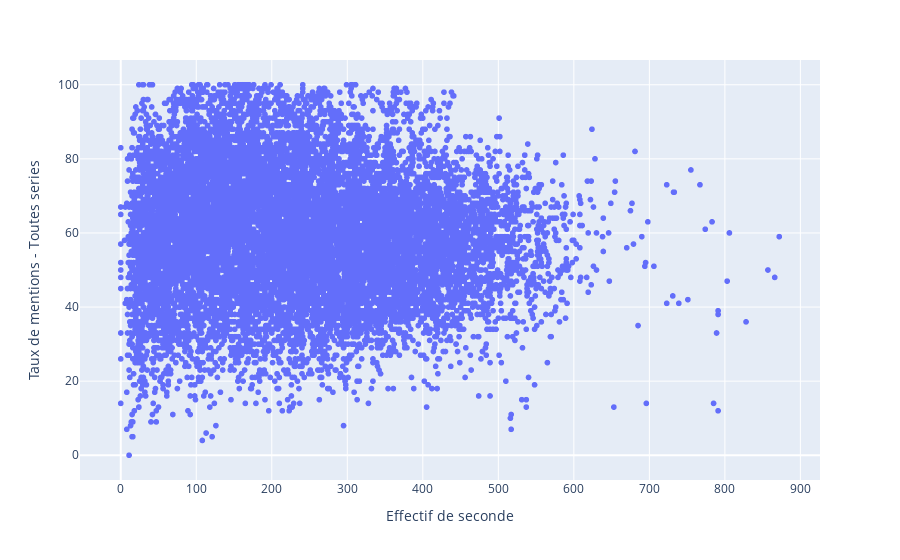

The notebook cell saved with this chart:
### Code cell
fig = px.scatter(ips_res_df, x="Effectif de seconde", y="Taux de mentions - Toutes series")
fig.show()

### Figure 1 — Plotly figure (JSON) as saved in the notebook; plotly's stock layout.template omitted (floating-point values rounded to 4 significant figures; data arrays with more than 128 entries replaced by an {"elided": "..."} marker saying what was removed)
{"data": [{"hovertemplate": "Effectif de seconde=%{x}<br>Taux de mentions - Toutes series=%{y}<extra></extra>", "legendgroup": "", "marker": {"color": "#636efa", "symbol": "circle"}, "mode": "markers", "name": "", "showlegend": false, "type": "scattergl", "x": {"elided": "21777 int values"}, "xaxis": "x", "y": {"elided": "21777 int values"}, "yaxis": "y"}], "layout": {"legend": {"tracegroupgap": 0}, "margin": {"t": 60}, "xaxis": {"anchor": "y", "domain": [0, 1], "title": {"text": "Effectif de seconde"}}, "yaxis": {"anchor": "x", "domain": [0, 1], "title": {"text": "Taux de mentions - Toutes series"}}}}
